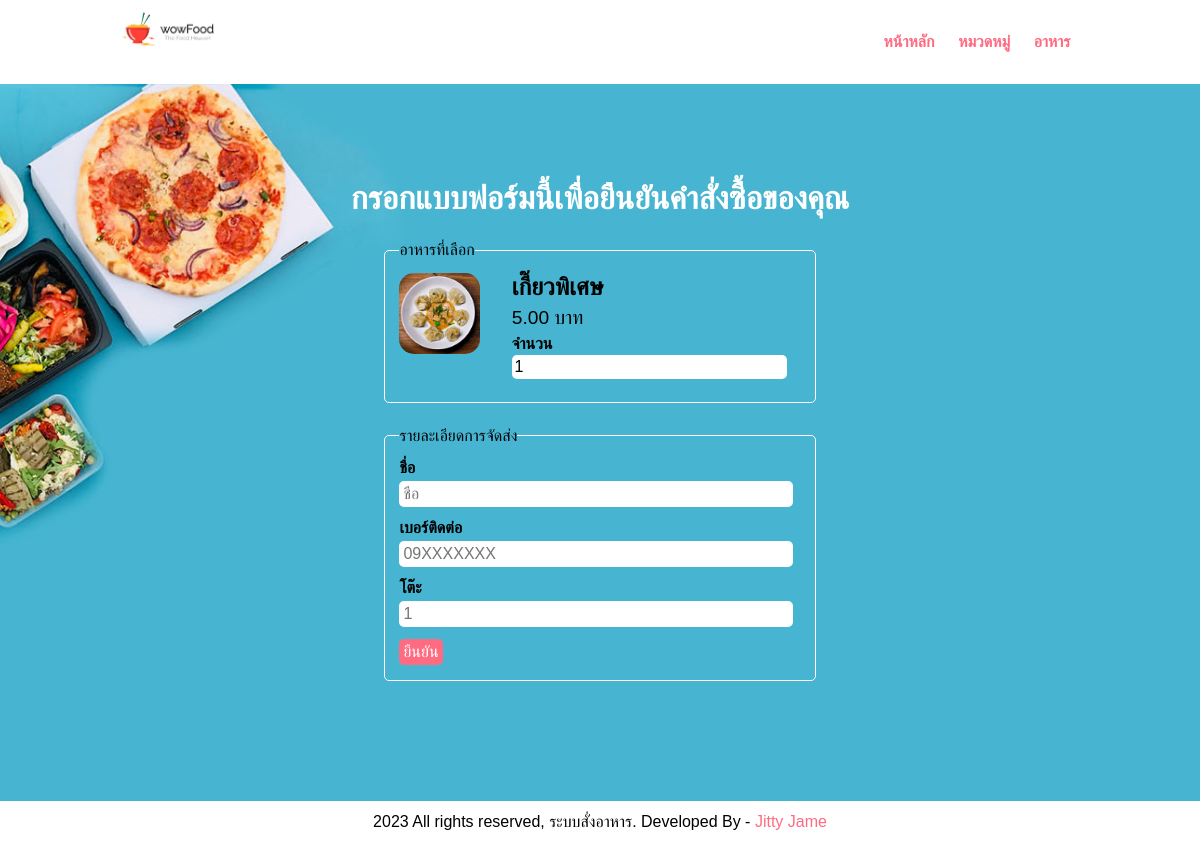
/order.php?food_id=3, run on the app's committed database.
### tables this page shows
CREATE TABLE `tbl_food` (
  `id` int(10) UNSIGNED NOT NULL,
  `title` varchar(100) NOT NULL,
  `description` text NOT NULL,
  `price` decimal(10,2) NOT NULL,
  `image_name` varchar(255) NOT NULL,
  `category_id` int(10) UNSIGNED NOT NULL,
  `featured` varchar(10) NOT NULL,
  `active` varchar(10) NOT NULL
);

### order.php (the view, shortened to what this page needs)
<?php include('partials-front/menu.php'); ?>
    <?php
        if(isset($_GET['food_id']))
        {
            $food_id = $_GET['food_id'];
            $sql = "SELECT * FROM tbl_food WHERE id=$food_id";
            $res = mysqli_query($conn, $sql);
            $count = mysqli_num_rows($res);
            if($count==1)
            {
                $row = mysqli_fetch_assoc($res);
                $title = $row['title'];
                $price = $row['price'];
                $image_name = $row['image_name'];
            }
            else
            {
                header('location:'.SITEURL);
            }
        }
        else
        {
            header('location:'.SITEURL);
        }
    ?>
    <section class="food-search">
        <div class="container">
            <h2 class="text-center text-white">กรอกแบบฟอร์มนี้เพื่อยืนยันคําสั่งซื้อของคุณ</h2>
            <form action="" method="POST" class="order">
                <fieldset>
                    <legend>อาหารที่เลือก</legend>
                    <div class="food-menu-img">
                        <?php
                            if($image_name=="")
                            {
                                echo "<div class='error'>Image not Available.</div>";
                            }
                            else
                            {
                                ?>
                                <img src="<?php echo SITEURL; ?>images/food/<?php echo $image_name; ?>" alt="Chicke Hawain Pizza" class="img-responsive img-curve">
                                <?php
                            }
                        ?>
                    </div>
                    <div class="food-menu-desc">
                        <h3><?php echo $title; ?></h3>
                        <p class="food-price"><?php echo $price; ?> บาท </p>
                        <div class="order-label">จำนวน</div>
                        <input type="number" name="qty" class="input-responsive" value="1" required>
                    </div>
                </fieldset>
                <fieldset>
                    <legend>รายละเอียดการจัดส่ง</legend>
                    <div class="order-label">ชื่อ</div>
                    <input type="text" name="full-name" placeholder="ชื่อ" class="input-responsive" required>
                    <div class="order-label">เบอร์ติดต่อ</div>
                    <input type="tel" name="contact" placeholder="09XXXXXXX" class="input-responsive" required>
                    <div class="order-label">โต๊ะ</div>
                    <input type="text" name="address" rows="10" placeholder="1" class="input-responsive" required></textarea>
                    <input type="submit" name="submit" value="ยืนยัน" class="btn btn-primary">
                </fieldset>
            </form>
        </div>
    </section>
    <?php include('partials-front/footer.php'); ?>

### css/style.css (style rules this page uses)
* { margin: 0 0; padding: 0 0; font-family: Arial, Helvetica, sans-serif; }
.container { width: 80%; margin: 0 auto; padding: 1%; }
.img-responsive { width: 100%; }
.img-curve { border-radius: 15px; }
.text-center { text-align: center; }
.text-white { color: white; }
.btn { padding: 1%; border: none; font-size: 1rem; border-radius: 5px; }
.btn-primary { background-color: #ff6b81; color: white; cursor: pointer; }
h2 { color: #2f3542; font-size: 2rem; margin-bottom: 2%; }
h3 { font-size: 1.5rem; }
fieldset { border: 1px solid white; margin: 5%; padding: 3%; border-radius: 5px; }
.food-search { background-image: url(../images/bg.jpg); background-size: cover; background-repeat: no-repeat; background-position: center; padding: 7% 0; }
.food-menu-img { width: 20%; float: left; }
.food-menu-desc { width: 70%; float: left; margin-left: 8%; }
.food-price { font-size: 1.2rem; margin: 2% 0; }
.order { width: 50%; margin: 0 auto; }
.input-responsive { width: 96%; padding: 1%; margin-bottom: 3%; border: none; border-radius: 5px; font-size: 1rem; }
.order-label { margin-bottom: 1%; font-weight: bold; }

### data on the page
tbl_food: image_name (picture), title "เกี๊ยวพิเศษ", price "5.00"
